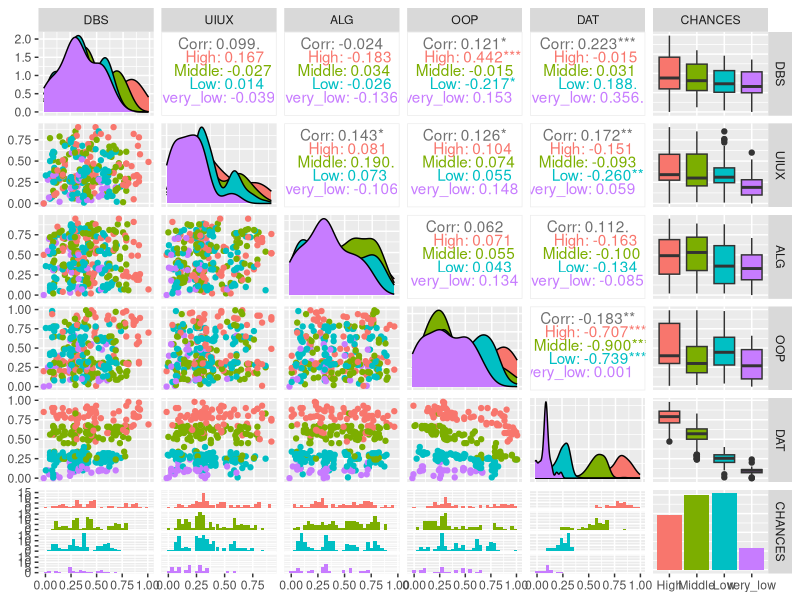
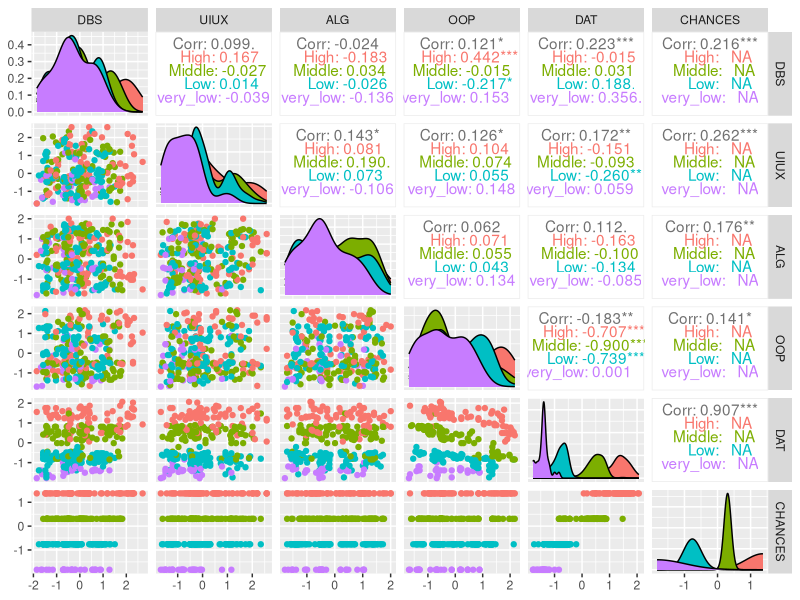
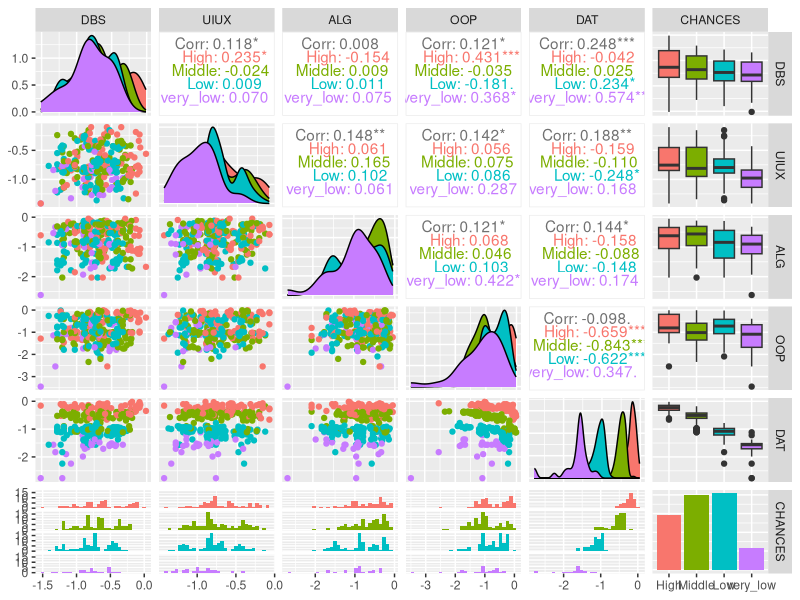

Write R code to recreate these figures, in order.
# Libraries ============================================================================================================
library(dplyr)
library(tidyr)
library(purrr)
library(readxl)
library(caret)
library(forecast)
library(GGally)
library(ggplot2)

# Data =================================================================================================================
some_data <- read_excel("data/some_data.xls")
some_data %>% str()
# tibble [304 × 6] (S3: tbl_df/tbl/data.frame)
# $ DBS    : num [1:304] 0 0.08 0.06 0.1 0.08 0.09 0.1 0.15 0.2 0 ...
# $ UIUX   : num [1:304] 0 0.08 0.06 0.1 0.08 0.15 0.1 0.02 0.14 0 ...
# $ ALG    : num [1:304] 0 0.1 0.05 0.15 0.08 0.4 0.43 0.34 0.35 0.5 ...
# $ OOP    : num [1:304] 0 0.24 0.25 0.65 0.98 0.1 0.29 0.4 0.72 0.2 ...
# $ DAT    : num [1:304] 0 0.9 0.33 0.3 0.24 0.66 0.56 0.01 0.25 0.85 ...
# $ CHANCES: chr [1:304] "very_low" "High" "Low" "Middle" ...

some_data %>% is.na() %>% colSums()
# DBS    UIUX     ALG     OOP     DAT CHANCES
# 0       0       0       0       0       0

some_data$CHANCES %>% table()
# High      Low   Middle Very Low very_low
# 73      102      100        5       24

# Analysis =============================================================================================================
df <-
  some_data %>%
  mutate(CHANCES = factor(
    gsub("Very Low", "very_low", CHANCES),
    levels = c("High", "Middle", "Low", "very_low")
  ))

df$CHANCES %>% table()
# High  Middle     Low very_low
# 73      100      102       29

ggpairs(df, aes(colour = CHANCES))

# Since the nominal data is ordered, so we can switch from strings to integers
df_prep <-
  df %>%
  mutate(CHANCES = case_when(
    CHANCES == "High" ~ 4,
    CHANCES == "Middle" ~ 3,
    CHANCES == "Low" ~ 2,
    .default = 1
  )) %>%
  mutate_if(is.numeric, scale) %>%
  mutate_if(is.matrix, as.vector) %>%
  as.data.frame()

ggpairs(df_prep, aes(colour = df$CHANCES)) # OOP vs DAT plot seems to be worse than without scale() function

df_prep %>% psych::describe()
#         vars   n mean   sd median trimmed  mad   min  max range  skew kurtosis   se
# DBS        1 304 0.00 1.00  -0.11   -0.05 0.96 -1.86 2.70  4.56  0.38    -0.55 0.06
# UIUX       2 304 0.00 1.00  -0.22   -0.07 0.93 -1.68 2.58  4.26  0.57    -0.45 0.06
# ALG        3 304 0.00 1.00  -0.19   -0.01 1.24 -1.79 2.00  3.79  0.07    -1.19 0.06
# OOP        4 304 0.00 1.00  -0.40   -0.05 0.93 -1.69 2.17  3.86  0.46    -0.92 0.06
# DAT        5 304 0.00 1.00  -0.02   -0.02 1.22 -1.78 2.06  3.85  0.16    -1.20 0.06
# CHANCES    6 304 2.71 0.94   3.00    2.76 1.48  1.00 4.00  3.00 -0.10    -0.97 0.05

# the relationship between linearly related variables
df_prep %>% cor(method = "pearson")
#                 DBS      UIUX         ALG         OOP        DAT   CHANCES
# DBS      1.00000000 0.0989106 -0.02358626  0.12071867  0.2228907 0.2161619
# UIUX     0.09891060 1.0000000  0.14312016  0.12616931  0.1720621 0.2616858
# ALG     -0.02358626 0.1431202  1.00000000  0.06229136  0.1121188 0.1758559
# OOP      0.12071867 0.1261693  0.06229136  1.00000000 -0.1831190 0.1406347
# DAT      0.22289070 0.1720621  0.11211881 -0.18311900  1.0000000 0.9072993
# CHANCES  0.21616188 0.2616858  0.17585588  0.14063471  0.9072993 1.0000000

# non-parametric test that measures the strength of dependence between two variables
df_prep %>% cor(method = "kendall")
#                 DBS       UIUX         ALG         OOP         DAT    CHANCES
# DBS      1.00000000 0.06458423 -0.01004462  0.05298002  0.13789518 0.15422578
# UIUX     0.06458423 1.00000000  0.09186704  0.06724199  0.09872808 0.18608168
# ALG     -0.01004462 0.09186704  1.00000000  0.04017239  0.06741193 0.12960411
# OOP      0.05298002 0.06724199  0.04017239  1.00000000 -0.15881360 0.08807247
# DAT      0.13789518 0.09872808  0.06741193 -0.15881360  1.00000000 0.78159456
# CHANCES  0.15422578 0.18608168  0.12960411  0.08807247  0.78159456 1.00000000

# non-parametric test that is used to measure the degree of association between two variables
df_prep %>% cor(method = "spearman")
#                 DBS       UIUX         ALG         OOP         DAT   CHANCES
# DBS      1.00000000 0.09243724 -0.01594068  0.07901533  0.19033995 0.1913125
# UIUX     0.09243724 1.00000000  0.13530726  0.09974626  0.14146314 0.2403268
# ALG     -0.01594068 0.13530726  1.00000000  0.05861278  0.09541631 0.1663858
# OOP      0.07901533 0.09974626  0.05861278  1.00000000 -0.21107633 0.1113397
# DAT      0.19033995 0.14146314  0.09541631 -0.21107633  1.00000000 0.8997009
# CHANCES  0.19131248 0.24032679  0.16638584  0.11133973  0.89970090 1.0000000

# Conclusions:
# There is a strong relationship between the CHANCES and DAT variables, while other variables have a slight
# relationship with the CHANCES variable. In addition, the other variables do not seem to have a relationship with
# each other, so dimension reduction does not seem to be necessary.

model <- df_prep %>% lm(formula = CHANCES ~ .)
model
# Call:
#   lm(formula = CHANCES ~ ., data = .)
#
# Coefficients:
#   (Intercept)          DBS         UIUX          ALG          OOP          DAT
#       2.71382     -0.03729      0.05205      0.03750      0.29200      0.89888
summary(model)
# Call:
#   lm(formula = CHANCES ~ ., data = .)
#
# Residuals:
#   Min      1Q  Median      3Q     Max
# -0.9849 -0.1172  0.0090  0.1530  0.7627
#
# Coefficients:
#               Estimate Std. Error t value Pr(>|t|)
# (Intercept)    2.71382    0.01464 185.397  < 2e-16 ***
#   DBS         -0.03729    0.01531  -2.436 0.015421 *
#   UIUX         0.05205    0.01520   3.424 0.000703 ***
#   ALG          0.03750    0.01494   2.510 0.012620 *
#   OOP          0.29200    0.01536  19.011  < 2e-16 ***
#   DAT          0.89888    0.01578  56.946  < 2e-16 ***
#   ---
#   Signif. codes:  0 ‘***’ 0.001 ‘**’ 0.01 ‘*’ 0.05 ‘.’ 0.1 ‘ ’ 1
#
# Residual standard error: 0.2552 on 298 degrees of freedom
# Multiple R-squared:  0.9271,	Adjusted R-squared:  0.9258
# F-statistic: 757.5 on 5 and 298 DF,  p-value: < 2.2e-16

sapply(df_prep, shapiro.test)
# DBS
# statistic 0.9747375
# p.value   3.433161e-05
# method    "Shapiro-Wilk normality test"
# data.name "X[[i]]"
# UIUX
# statistic 0.9522629
# p.value   2.17961e-08
# method    "Shapiro-Wilk normality test"
# data.name "X[[i]]"
# ALG
# statistic 0.9564169
# p.value   7.132236e-08
# method    "Shapiro-Wilk normality test"
# data.name "X[[i]]"
# OOP
# statistic 0.9403271
# p.value   9.875936e-10
# method    "Shapiro-Wilk normality test"
# data.name "X[[i]]"
# DAT
# statistic 0.9464226
# p.value   4.548823e-09
# method    "Shapiro-Wilk normality test"
# data.name "X[[i]]"
# CHANCES
# statistic 0.8712654
# p.value   2.956317e-15
# method    "Shapiro-Wilk normality test"
# data.name "X[[i]]"

# Conclusions:
# The linear regression model matched the DAT and OOP variables as the most important.
# The adjusted R-square is really high at 0.9258. In addition, the data does not have a normal distribution.

# Preprocessing ========================================================================================================
# Let's try to normalize the data using BoxCox transformation
bc_list <- map(df %>% dplyr::select(!CHANCES), BoxCox.lambda)
df_bc <-
  map2_df(df %>% dplyr::select(!CHANCES), bc_list, function(x, y)
    BoxCox(x, lambda = y)) %>%
  cbind(df$CHANCES) %>%
  rename(CHANCES = `df$CHANCES`)

sapply(df_bc %>% dplyr::select(!CHANCES), shapiro.test)
# DBS
# statistic 0.9890251
# p.value   0.0215557
# method    "Shapiro-Wilk normality test"
# data.name "X[[i]]"
# UIUX
# statistic 0.9791029
# p.value   0.0002036739
# method    "Shapiro-Wilk normality test"
# data.name "X[[i]]"
# ALG
# statistic 0.9451327
# p.value   3.264255e-09
# method    "Shapiro-Wilk normality test"
# data.name "X[[i]]"
# OOP
# statistic 0.9533572
# p.value   2.960411e-08
# method    "Shapiro-Wilk normality test"
# data.name "X[[i]]"
# DAT
# statistic 0.9384882
# p.value   6.350904e-10
# method    "Shapiro-Wilk normality test"
# data.name "X[[i]]"

ggpairs(df_bc, aes(colour = CHANCES))

# Conclusion:
# Better but this is still far from normality. That's why, we need to apply classification method for non normal data.
# Also, OOP vs DAT plot seems to be worse than with scale() function.

# Classification =======================================================================================================
